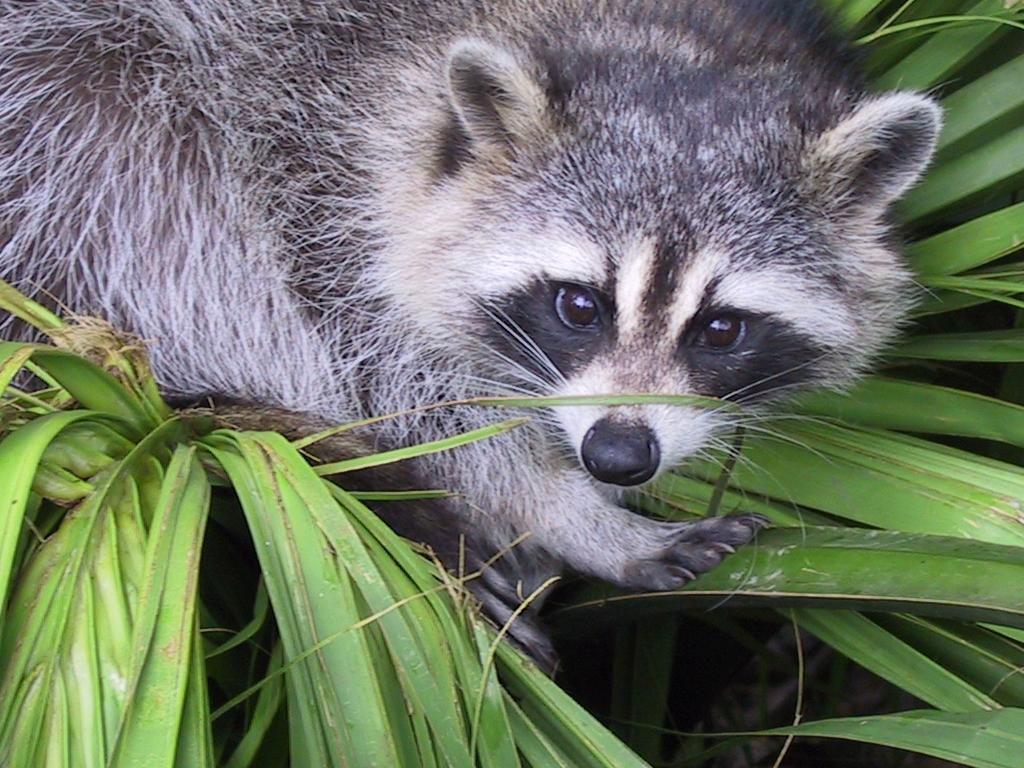
#> input picture python_1/ex03/animal.jpeg, 1024 x 768 px
$ python zoom.py
#> lines starting #> are read from the running program, lines starting #| are printed output that depends on the picture
### python_1/ex02/load_image.py
import numpy as np
from PIL import Image


def ft_load(path: str) -> np.array:
    """ to do """
#> called with path = 'animal.jpeg'

    img = Image.open(path)
#> img is the input picture: PIL image 1024x768 RGB; mean R, G, B 110.7, 117.7, 102.1
    arr = np.array(img)
    print("The shape of the image is: ", arr.shape)
#| The shape of the image is:  (768, 1024, 3)
    return arr

### python_1/ex03/zoom.py
from load_image import ft_load
import numpy as np
import matplotlib.pyplot as plt

def zoom(path: str):

    arr = ft_load(path)

    plt.imshow(arr)
    plt.show()

    y1, y2 = 0, 500
    x1, x2 = 400, 900

    zoom_arr = arr[y1:y2, x1:x2]
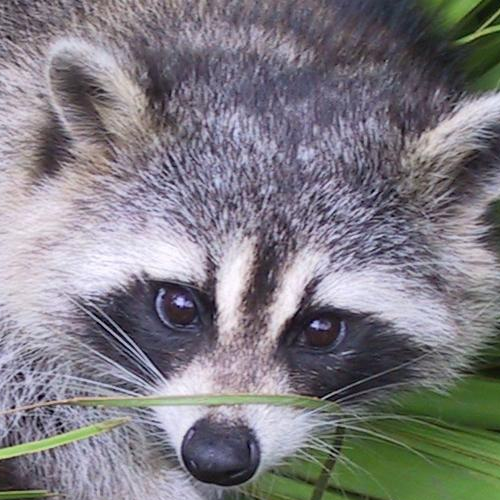
#> zoom_arr: shape (500, 500, 3); mean R, G, B 126.7, 124.1, 130.1

    plt.imshow(zoom_arr)
    plt.show()

    print("New shape after slicing: ", zoom_arr.shape)
#| New shape after slicing:  (500, 500, 3)

    return


if __name__ == "__main__":
    zoom("animal.jpeg")
